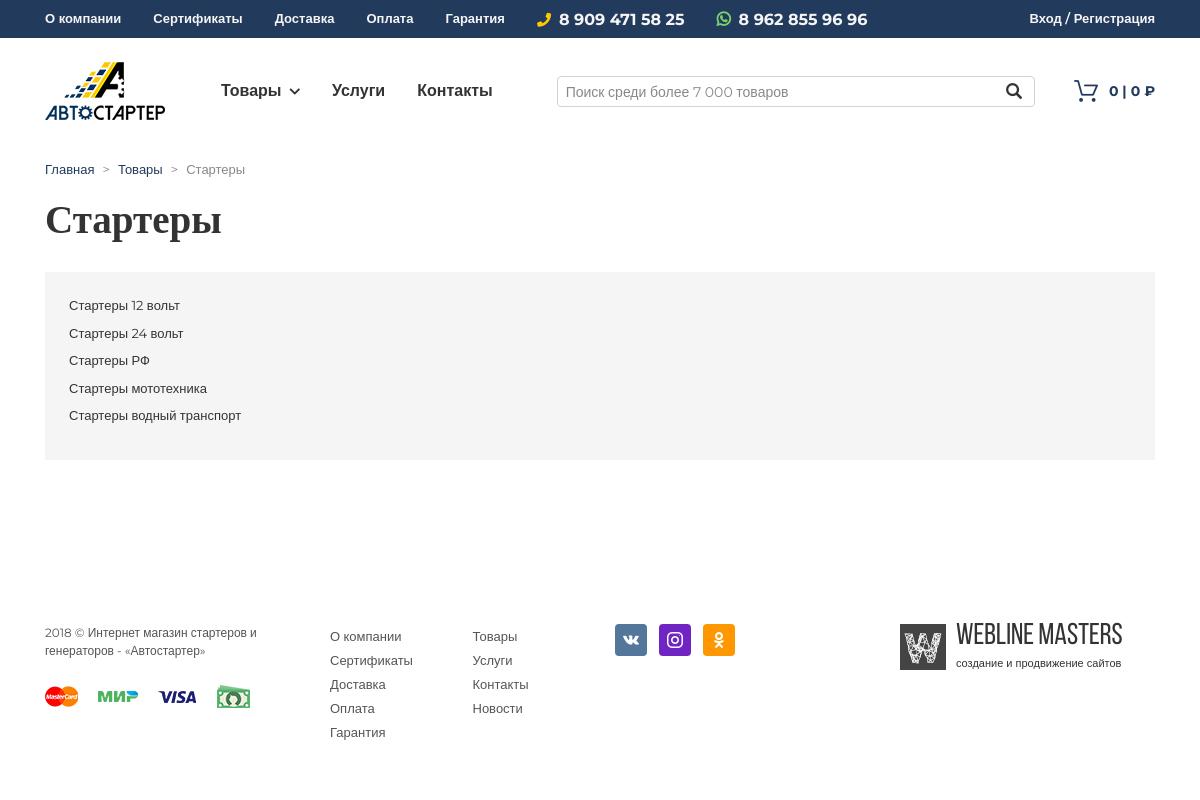
/catalog/startery/, run on the app's committed database.
### contacts/models.py (models this page shows, shortened)
class Phone(models.Model):
    contact = models.ForeignKey('Contact', on_delete=models.CASCADE, verbose_name='Контакт', related_name='phones')
    phone = models.CharField(max_length=20, verbose_name='Телефон', null=True)
    class Meta:
        verbose_name = 'Телефон'
        verbose_name_plural = 'Телефоны'

class Messenger(models.Model):
    name = models.CharField(max_length=250, verbose_name='Название мессенджера')
    contact = models.ForeignKey('Contact', on_delete=models.CASCADE, verbose_name='Контакт', related_name='messengers')
    number = models.CharField(max_length=20, verbose_name='Номер', null=True)
    class Meta:
        verbose_name = 'Мессенджер'
        verbose_name_plural = 'Мессенджеры'

class SocialLink(models.Model):
    contact = models.ForeignKey('Contact', on_delete=models.CASCADE, verbose_name='Контакт', related_name='social_links')
    name = models.CharField(max_length=250, verbose_name='Название социальной сети')
    social_link = models.URLField(max_length=250, verbose_name='Ссылка')
    class Meta:
        verbose_name = 'Социальная сеть'
        verbose_name_plural = 'Социальные сети'

### shop/models.py (models this page shows, shortened)
class Category(models.Model):
    name = models.CharField(max_length=250, verbose_name='Название', unique=True)
    slug = models.SlugField(max_length=250, verbose_name='Slug', unique=True, default='', help_text='Заполнится при сохранении')
    def get_absolute_url(self):
        return reverse('category', args=[self.slug])
    class Meta:
        verbose_name = 'Категория'
        verbose_name_plural = 'Категории'

class SubCategory(models.Model):
    category = models.ForeignKey('Category', on_delete=models.CASCADE, verbose_name='Категория', related_name='subcategories')
    name = models.CharField(max_length=250, verbose_name='Название')
    slug = models.SlugField(max_length=250, verbose_name='Slug', unique=True, default='')
    def get_absolute_url(self):
        return reverse('subcategory', args=[self.category.slug, self.slug])
    class Meta:
        verbose_name = 'Подкатегория'
        verbose_name_plural = 'Подкатегории'

### shop/views.py (the view)
# urls.py: path('<category_slug>/', views.category, name='category'),
def category(request, category_slug):
    category = get_object_or_404(Category, slug=category_slug)
    subcategories = get_list_or_404(SubCategory, category=category)
    context = {
        'category': category,
        'subcategories': subcategories,
    }
    return render(request, 'shop/category.html', context)

### contacts/context_processors.py (called while the page is built)
def getting_phone(request):
    phone = Phone.objects.all().first()
    messenger = Messenger.objects.all().first()
    social_links = SocialLink.objects.all()
    context = {
        'phone': phone,
        'messenger': messenger,
        'social_links': social_links,
    }
    return context

### orders/cart.py (called while the page is built)
    def __len__(self):
        return sum(int(item['quantity']) for item in self.cart.values())

    def get_total_price(self):
        return sum(int(item['price']) * int(item['quantity']) for item in self.cart.values())

### orders/context_processors.py (called while the page is built)
def getting_cartinfo(request):
	cart = Cart(request)
	cart_len = len(cart)
	for item in cart.cart.values():
		item['cost'] = int(item['cost'])
	context = {
		'cart': cart,
		'cart_len': cart_len,
	}
	return context

### shop/context_processors.py (called while the page is built)
def getting_categories(request):
	categories = Category.objects.all()
	context = {
		'categories': categories,
	}
	return context

### templates/shop/category.html (shortened to what this page needs)
{% extends 'base.html' %}
{% block content %}
    <div class="container">
        <ol class="breadcrumb">
            <li class="breadcrumb-item"><a href="{% url 'index' %}">Главная</a></li>
            <li class="breadcrumb-item"><a href="{% url 'catalog' %}">Товары</a></li>
            <li class="breadcrumb-item active">{{ category.name }}</li>
        </ol>
        <h1 class="page-header">{{ category.name }}</h1>
        <div class="card-columns dropdown-menu-mega">
            <div class="card">
                {% for subcategory in subcategories %}
                    <a class="dropdown-item" href="{{ subcategory.get_absolute_url }}">{{ subcategory.name }}</a>
                {% endfor %}
            </div>
        </div>
    </div>
{% endblock %}

### templates/base.html (shortened to what this page needs)
{% load static %}
{% load flatpages %}
{% get_flatpages as flatpages %}
<!doctype html>
<html lang="ru">
    <head>
        <link rel="stylesheet" href="{% static 'css/bootstrap.min.css' %}">
        <link rel="stylesheet" href="https://use.fontawesome.com/releases/v5.6.3/css/all.css">
        <link rel="stylesheet" href="{% static 'css/smartphoto.min.css' %}">
        <link rel="stylesheet" href="{% static 'css/style.css' %}">
    </head>
    <body>
        <nav class="navbar navbar-expand-lg navbar-dark bg-secondary d-none d-lg-block">
            <div class="container">
                <div class="collapse navbar-collapse">
                    <ul class="navbar-nav">
                        {% for page in flatpages %}
                            <li class="nav-item">
                                <a class="nav-link" href="{{ page.url }}">{{ page.title }}</a>
                            </li>
                        {% endfor %}
                    </ul>
                    <span class="navbar-text">
                        <i class="fas fa-phone i-pre fa-sm" style="color:#fecb00;"></i>{{ phone.phone }}
                    </span>
                    <span class="navbar-text">
                        <i class="fab fa-whatsapp i-pre" style="color:#7ad06d;"></i>{{ messenger.number }}
                    </span>
                    <ul class="navbar-nav ml-auto">
                        {% if user.is_authenticated %}
                            <li class="nav-item dropdown">
                                <a class="nav-link dropdown-toggle" href="{% url 'profile' %}">
                                    <i class="fas fa-user i-pre" style="color:#fecb00;"></i>{{ user.username }}<i class="fas fa-chevron-down fa-xs i-post"></i>
                                </a>
                                <div class="dropdown-menu pt-3">
                                    <a class="dropdown-item" href="{% url 'profile' %}">Профиль</a>
                                    <a class="dropdown-item" href="{% url 'orders' %}">Заказы</a>
                                    <div class="dropdown-divider"></div>
                                    <a class="dropdown-item" href="{% url 'signout' %}">Выход</a>
                                </div>
                            </li>
                        {% else %}
                            <li class="nav-item">
                                <a class="nav-link" href="{% url 'signin' %}">Вход / Регистрация</a>
                            </li>
                        {% endif %}
                    </ul>
                </div>
            </div>
        </nav>
        <nav class="navbar navbar-expand-lg navbar-light sticky mb-3">
            <div class="container">
                <a class="navbar-brand" href="{% url 'index' %}">
                    <img src="{% static 'images/logo-header.png' %}" alt="" class="top-logo d-lg-block d-none">
                </a>
                <div class="collapse navbar-collapse">
                    <ul class="navbar-nav mx-0 mx-xl-4">
                        <li class="nav-item dropdown dropdown-mega">
                            <a class="nav-link dropdown-toggle" href="#" role="button" data-toggle="dropdown">
                                Товары<i class="fas fa-chevron-down fa-xs i-post"></i>
                            </a>
                        </li>
                        <li class="nav-item">
                            <a class="nav-link" href="{% url 'catalog' %}">Услуги</a>
                        </li>
                        <li class="nav-item">
                            <a class="nav-link" href="{% url 'contacts' %}">Контакты</a>
                        </li>
                    </ul>
                    <form class="input-group input-group-sm input-search mx-0 mx-xl-4" action="{% url 'search_products' %}">
                        <input type="text" name="query" class="form-control is-mouse-focused" value="{{ request.GET.query }}" placeholder="Поиск среди более 7 000 товаров">
                        <div class="input-group-append">
                            <button class="btn is-mouse-focused" type="submit"></button>
                        </div>
                    </form>
                    <ul class="navbar-nav">
                        <li class="nav-item">
                            <a class="cart-info nav-link have-icon cart-link i-cart mr-0" href="{% url 'cart' %}">{{ cart_len }} | {{ cart.get_total_price }} ₽</a>
                        </li>
                    </ul>
                </div>
            </div>
        </nav>
        {% block content %}{% endblock %}
        <footer class="footer">
            <div class="container">
                <div class="row">
                    <div class="col-xl-3 col-md-6">
                        <p class="footer-company-name">2018 © Интернет магазин стартеров и генераторов - «Автостартер»</p>
                        <ul class="list-inline list-payments">
                            <li class="list-inline-item">
                                <a href="#" title="">
                                    <img src="{% static 'images/i-p1.png' %}" alt="...">
                                </a>
                            </li>
                            <li class="list-inline-item">
                                <a href="#" title="">
                                    <img src="{% static 'images/i-p2.png' %}" alt="...">
                                </a>
                            </li>
                            <li class="list-inline-item">
                                <a href="#" title="">
                                    <img src="{% static 'images/i-p3.png' %}" alt="...">
                                </a>
                            </li>
                            <li class="list-inline-item">
                                <a href="#" title="">
                                    <img src="{% static 'images/i-p4.png' %}" alt="...">
                                </a>
                            </li>
                        </ul>
                    </div>
                    <div class="col-xl-3 col-md-6">
                        <div class="row">
                            <div class="col-sm-6">
                                <ul class="list-unstyled">
                                    {% for page in flatpages %}
                                        <li><a href="{{ page.url }}" title="">{{ page.title }}</a></li>
                                    {% endfor %}
                                </ul>
                            </div>
                            <div class="col-sm-6">
                                <ul class="list-unstyled">
                                    <li><a href="{% url 'catalog' %}" title="">Товары</a></li>
                                    <li><a href="{% url 'catalog' %}" title="">Услуги</a></li>
                                    <li><a href="{% url 'contacts' %}" title="">Контакты</a></li>
                                    <li><a href="{% url 'news' %}" title="">Новости</a></li>
                                </ul>
                            </div>
                        </div>
                    </div>
                    <div class="col-xl-3 col-md-6">
                        <ul class="list-inline">
                            {% for social_link in social_links %}
                            <li class="list-inline-item">
                                <a href="{{ social_link.social_link }}" target="_blank" title="" class="footer-social {{ social_link.name }}"></a>
                            </li>
                            {% endfor %}
                        </ul>
                    </div>
                    <div class="col-xl-3 col-md-6">
                        <a class="devlogo" href="http://wlms.info" target="_blank">
                            <img src="{% static 'images/devlogo.png' %}" alt="...">
                            <div class="devlogo-text">
                                <span>Webline Masters</span>
                                <span>создание и продвижение сайтов</span>
                            </div>
                        </a>
                    </div>
                </div>
            </div>
        </footer>
    </body>
</html>

### static/css/style.css (style rules this page uses)
html { position: relative; min-height: 100%; }
body { overflow-x: hidden; }
.footer { position: absolute; bottom: 0; width: 100%; background-color: #fff; padding: 60px 0 40px; }
.footer .container p { font-size: 12px; }
.footer .list-unstyled li a { font-size: 13px; color: #555; }
.footer-company-name { color: #555; }
.devlogo { display: table; }
.devlogo img, .devlogo-text { display: table-cell; vertical-align: top; }
.devlogo span { display: block; margin-left: 10px; font-family: "BebasNeueRegular", sans-serif; font-size: 30px; line-height: 26px; color: #333; -webkit-transition: all .1s ease-in-out; transition: all .1s ease-in-out; }
.devlogo span:last-child { font-size: 11px; font-family: "Arial", sans-serif; }
i.i-pre { margin-right: .5rem; }
i.i-post { margin-left: .5rem; }
.dropdown-toggle .fa-chevron-down { -webkit-transition: -webkit-transform .1s ease-in-out; transition: -webkit-transform .1s ease-in-out; transition: transform .1s ease-in-out; transition: transform .1s ease-in-out, -webkit-transform .1s ease-in-out; }
.sticky { position: -webkit-sticky; position: sticky; top: 0; z-index: 9; }
.have-icon { background-position: center left; background-repeat: no-repeat; padding-left: 24px !important; }
.i-cart { background-image: url(../images/i-cart.png); }
.navbar-nav.ml-auto .nav-link { padding: 0 0 0 1.5rem; }
.input-search .input-group-append { z-index: 9; }
.input-search .form-control { border-radius: 4px !important; -webkit-box-shadow: 0 0 0; box-shadow: 0 0 0; background-color: transparent; padding-bottom: 2px; padding-right: 40px; }
.input-search button { border: 0; background: transparent; background-image: url('../images/i-search.png'); background-position: center; background-repeat: no-repeat; border-radius: 0 !important; width: 40px; position: absolute !important; right: 0; top: 0; }
.cart-link { white-space: nowrap; font-size: 14px; color: #223a5c !important; padding-left: 35px !important; }
.cart-link:after { display: none; }
h1 { font-weight: 900; }
.footer-social { width: 32px; height: 32px; border-radius: 4px; display: inline-block; background-repeat: no-repeat; background-position: center; }
.list-payments a { margin-right: .5rem; }
.footer-social.vk { background-color: #54769a; background-image: url('../images/i-vk.png'); }
.footer-social.inst { background-color: #7024c4; background-image: url('../images/i-inst.png'); }
.footer-social.odn { background-color: #ff9800; background-image: url('../images/i-odn.png'); }
.dropdown-mega { position: inherit; }
.dropdown-menu-mega { background-color: #f5f5f5 !important; width: 100%; padding: 0 0 30px 0 !important; }
.dropdown-menu-mega .card { background-color: transparent; padding: 0; margin: 20px 0 0 0; border: none; }
.page-header { margin: 0 0 30px 0; }

### data on the page
Phone: phone "8 909 471 58 25"
Messenger: number "8 962 855 96 96"
Category: name "Стартеры"
SubCategory: name "Стартеры 12 вольт"
SubCategory: name "Стартеры 24 вольт"
SubCategory: name "Стартеры РФ"
SubCategory: name "Стартеры мототехника"
SubCategory: name "Стартеры водный транспорт"
SocialLink: shows a picture
SocialLink: shows a picture
SocialLink: shows a picture

### other printed values
{{ page.title }} "О компании"
{{ page.title }} "Сертификаты"
{{ page.title }} "Доставка"
{{ page.title }} "Оплата"
{{ page.title }} "Гарантия"
{{ cart_len }} "0"
{{ cart.get_total_price }} "0"
